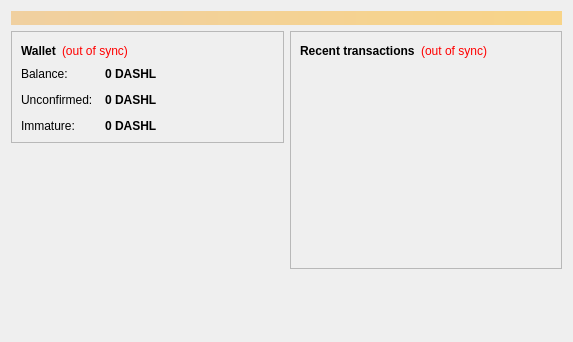
<?xml version="1.0" encoding="UTF-8"?>
<ui version="4.0">
 <class>OverviewPage</class>
 <widget class="QWidget" name="OverviewPage">
  <property name="geometry">
   <rect>
    <x>0</x>
    <y>0</y>
    <width>573</width>
    <height>342</height>
   </rect>
  </property>
  <property name="windowTitle">
   <string>Form</string>
  </property>
  <layout class="QVBoxLayout" name="topLayout">
   <item>
    <widget class="QLabel" name="labelAlerts">
     <property name="visible">
      <bool>false</bool>
     </property>
     <property name="styleSheet">
      <string notr="true">background-color: qlineargradient(x1: 0, y1: 0, x2: 1, y2: 0, stop:0 #F0D0A0, stop:1 #F8D488); color:#000000;</string>
     </property>
     <property name="wordWrap">
      <bool>true</bool>
     </property>
     <property name="margin">
      <number>3</number>
     </property>
    </widget>
   </item>
   <item>
    <layout class="QHBoxLayout" name="horizontalLayout" stretch="1,1">
     <item>
      <layout class="QVBoxLayout" name="verticalLayout_2">
       <item>
        <widget class="QFrame" name="frame">
         <property name="frameShape">
          <enum>QFrame::StyledPanel</enum>
         </property>
         <property name="frameShadow">
          <enum>QFrame::Raised</enum>
         </property>
         <layout class="QVBoxLayout" name="verticalLayout_4">
          <item>
           <layout class="QHBoxLayout" name="horizontalLayout_4">
            <item>
             <widget class="QLabel" name="label_5">
              <property name="font">
               <font>
                <weight>75</weight>
                <bold>true</bold>
               </font>
              </property>
              <property name="text">
               <string>Wallet</string>
              </property>
             </widget>
            </item>
            <item>
             <widget class="QLabel" name="labelWalletStatus">
              <property name="toolTip">
               <string>The displayed information may be out of date. Your wallet automatically synchronizes with the DASHLiTE network after a connection is established, but this process has not completed yet.</string>
              </property>
              <property name="styleSheet">
               <string notr="true">QLabel { color: red; }</string>
              </property>
              <property name="text">
               <string notr="true">(out of sync)</string>
              </property>
              <property name="alignment">
               <set>Qt::AlignLeading|Qt::AlignLeft|Qt::AlignVCenter</set>
              </property>
             </widget>
            </item>
            <item>
             <spacer name="horizontalSpacer_2">
              <property name="orientation">
               <enum>Qt::Horizontal</enum>
              </property>
              <property name="sizeHint" stdset="0">
               <size>
                <width>40</width>
                <height>20</height>
               </size>
              </property>
             </spacer>
            </item>
           </layout>
          </item>
          <item>
           <layout class="QFormLayout" name="formLayout_2">
            <property name="fieldGrowthPolicy">
             <enum>QFormLayout::AllNonFixedFieldsGrow</enum>
            </property>
            <property name="horizontalSpacing">
             <number>12</number>
            </property>
            <property name="verticalSpacing">
             <number>12</number>
            </property>
            <item row="0" column="0">
             <widget class="QLabel" name="label">
              <property name="text">
               <string>Balance:</string>
              </property>
             </widget>
            </item>
            <item row="0" column="1">
             <widget class="QLabel" name="labelBalance">
              <property name="font">
               <font>
                <weight>75</weight>
                <bold>true</bold>
               </font>
              </property>
              <property name="cursor">
               <cursorShape>IBeamCursor</cursorShape>
              </property>
              <property name="toolTip">
               <string>Your current balance</string>
              </property>
              <property name="text">
               <string notr="true">0 DASHL</string>
              </property>
              <property name="textInteractionFlags">
               <set>Qt::LinksAccessibleByMouse|Qt::TextSelectableByKeyboard|Qt::TextSelectableByMouse</set>
              </property>
             </widget>
            </item>
            <item row="1" column="0">
             <widget class="QLabel" name="label_3">
              <property name="text">
               <string>Unconfirmed:</string>
              </property>
             </widget>
            </item>
            <item row="1" column="1">
             <widget class="QLabel" name="labelUnconfirmed">
              <property name="font">
               <font>
                <weight>75</weight>
                <bold>true</bold>
               </font>
              </property>
              <property name="cursor">
               <cursorShape>IBeamCursor</cursorShape>
              </property>
              <property name="toolTip">
               <string>Total of transactions that have yet to be confirmed, and do not yet count toward the current balance</string>
              </property>
              <property name="text">
               <string notr="true">0 DASHL</string>
              </property>
              <property name="textInteractionFlags">
               <set>Qt::LinksAccessibleByMouse|Qt::TextSelectableByKeyboard|Qt::TextSelectableByMouse</set>
              </property>
             </widget>
            </item>
            <item row="2" column="0">
             <widget class="QLabel" name="labelImmatureText">
              <property name="text">
               <string>Immature:</string>
              </property>
             </widget>
            </item>
            <item row="2" column="1">
             <widget class="QLabel" name="labelImmature">
              <property name="font">
               <font>
                <weight>75</weight>
                <bold>true</bold>
               </font>
              </property>
              <property name="toolTip">
               <string>Mined balance that has not yet matured</string>
              </property>
              <property name="text">
               <string notr="true">0 DASHL</string>
              </property>
              <property name="textInteractionFlags">
               <set>Qt::LinksAccessibleByMouse|Qt::TextSelectableByKeyboard|Qt::TextSelectableByMouse</set>
              </property>
             </widget>
            </item>
           </layout>
          </item>
         </layout>
        </widget>
       </item>
       <item>
        <spacer name="verticalSpacer">
         <property name="orientation">
          <enum>Qt::Vertical</enum>
         </property>
         <property name="sizeHint" stdset="0">
          <size>
           <width>20</width>
           <height>40</height>
          </size>
         </property>
        </spacer>
       </item>
      <item>
         <widget class="QLabel" name="coinimage">
          <property name="text">
           <string/>
          </property>
          <property name="pixmap">
           <pixmap resource="../bitcoin.qrc">:/icons/bitcoin</pixmap>
          </property>
          <property name="scaledContents">
           <bool>false</bool>
          </property>
          <property name="alignment">
           <set>Qt::AlignCenter</set>
          </property>
          <property name="margin">
           <number>-2</number>
          </property>
         </widget>
        </item>
      </layout>
     </item>
     <item>
      <layout class="QVBoxLayout" name="verticalLayout_3">
       <item>
        <widget class="QFrame" name="frame_2">
         <property name="frameShape">
          <enum>QFrame::StyledPanel</enum>
         </property>
         <property name="frameShadow">
          <enum>QFrame::Raised</enum>
         </property>
         <layout class="QVBoxLayout" name="verticalLayout">
          <item>
           <layout class="QHBoxLayout" name="horizontalLayout_2">
            <item>
             <widget class="QLabel" name="label_4">
              <property name="text">
               <string>&lt;b&gt;Recent transactions&lt;/b&gt;</string>
              </property>
             </widget>
            </item>
            <item>
             <widget class="QLabel" name="labelTransactionsStatus">
              <property name="toolTip">
               <string>The displayed information may be out of date. Your wallet automatically synchronizes with the DASHLiTE network after a connection is established, but this process has not completed yet.</string>
              </property>
              <property name="styleSheet">
               <string notr="true">QLabel { color: red; }</string>
              </property>
              <property name="text">
               <string notr="true">(out of sync)</string>
              </property>
              <property name="alignment">
               <set>Qt::AlignRight|Qt::AlignTrailing|Qt::AlignVCenter</set>
              </property>
             </widget>
            </item>
            <item>
             <spacer name="horizontalSpacer">
              <property name="orientation">
               <enum>Qt::Horizontal</enum>
              </property>
              <property name="sizeHint" stdset="0">
               <size>
                <width>40</width>
                <height>20</height>
               </size>
              </property>
             </spacer>
            </item>
           </layout>
          </item>
          <item>
           <widget class="QListView" name="listTransactions">
            <property name="styleSheet">
             <string notr="true">QListView { background: transparent; }</string>
            </property>
            <property name="frameShape">
             <enum>QFrame::NoFrame</enum>
            </property>
            <property name="verticalScrollBarPolicy">
             <enum>Qt::ScrollBarAlwaysOff</enum>
            </property>
            <property name="horizontalScrollBarPolicy">
             <enum>Qt::ScrollBarAlwaysOff</enum>
            </property>
            <property name="selectionMode">
             <enum>QAbstractItemView::NoSelection</enum>
            </property>
           </widget>
          </item>
         </layout>
        </widget>
       </item>
       <item>
        <spacer name="verticalSpacer_2">
         <property name="orientation">
          <enum>Qt::Vertical</enum>
         </property>
         <property name="sizeHint" stdset="0">
          <size>
           <width>20</width>
           <height>40</height>
          </size>
         </property>
        </spacer>
       </item>
      </layout>
     </item>
    </layout>
   </item>
  </layout>
 </widget>
 <resources/>
 <connections/>
</ui>
